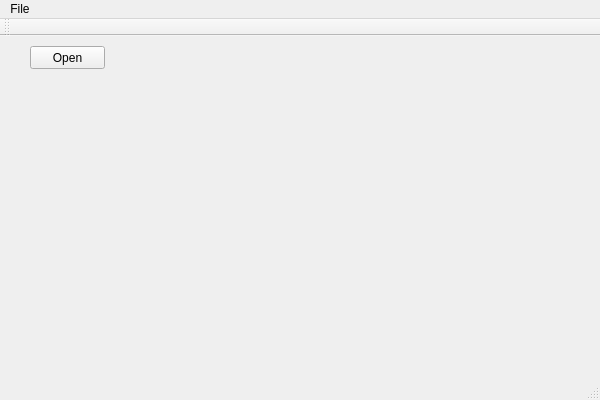
<?xml version="1.0" encoding="UTF-8"?>
<ui version="4.0">
 <class>NormalEstimationClass</class>
 <widget class="QMainWindow" name="NormalEstimationClass">
  <property name="geometry">
   <rect>
    <x>0</x>
    <y>0</y>
    <width>600</width>
    <height>400</height>
   </rect>
  </property>
  <property name="windowTitle">
   <string>NormalEstimation</string>
  </property>
  <widget class="QWidget" name="centralWidget">
   <widget class="QPushButton" name="pushButton">
    <property name="geometry">
     <rect>
      <x>30</x>
      <y>10</y>
      <width>75</width>
      <height>23</height>
     </rect>
    </property>
    <property name="text">
     <string>Open</string>
    </property>
   </widget>
  </widget>
  <widget class="QMenuBar" name="menuBar">
   <property name="geometry">
    <rect>
     <x>0</x>
     <y>0</y>
     <width>600</width>
     <height>23</height>
    </rect>
   </property>
   <widget class="QMenu" name="menuFile">
    <property name="title">
     <string>File</string>
    </property>
   </widget>
   <addaction name="menuFile"/>
  </widget>
  <widget class="QToolBar" name="mainToolBar">
   <attribute name="toolBarArea">
    <enum>TopToolBarArea</enum>
   </attribute>
   <attribute name="toolBarBreak">
    <bool>false</bool>
   </attribute>
  </widget>
  <widget class="QStatusBar" name="statusBar"/>
  <action name="actionOpen">
   <property name="text">
    <string>Open...</string>
   </property>
  </action>
 </widget>
 <layoutdefault spacing="6" margin="11"/>
 <resources>
  <include location="normalestimation.qrc"/>
 </resources>
 <connections>
  <connection>
   <sender>pushButton</sender>
   <signal>clicked()</signal>
   <receiver>NormalEstimationClass</receiver>
   <slot>open()</slot>
   <hints>
    <hint type="sourcelabel">
     <x>76</x>
     <y>62</y>
    </hint>
    <hint type="destinationlabel">
     <x>288</x>
     <y>190</y>
    </hint>
   </hints>
  </connection>
 </connections>
 <slots>
  <slot>open()</slot>
 </slots>
</ui>
